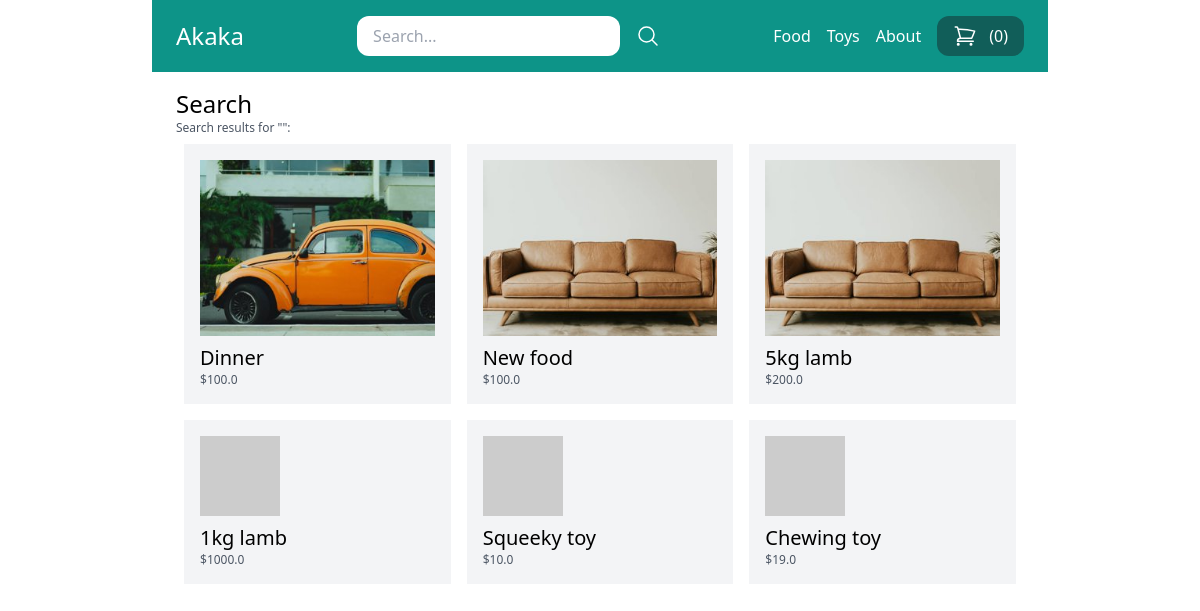
The app's page /search/ with its own data.
### store/models.py (models this page shows, shortened)
class Category(models.Model):
    title = models.CharField(max_length=50)
    slug = models.SlugField(max_length=50)
    class Meta:
        verbose_name_plural = 'Categories'

class Product(models.Model):
    DRAFT = 'draft'
    WAITING_APPROVAL = 'waitingapproval'
    ACTIVE = 'active'
    DELETED = 'deleted'
    STATUS_CHOICES = (
        (DRAFT, 'Draft'),
        (WAITING_APPROVAL, 'Waiting approval'),
        (ACTIVE, 'Active'),
        (DELETED, 'Deleted'),
    )
    user = models.ForeignKey(User, related_name='products', on_delete=models.CASCADE)
    category = models.ForeignKey(Category, related_name='products', on_delete=models.CASCADE)
    title = models.CharField(max_length=50)
    slug = models.SlugField(max_length=50)
    description = models.TextField(blank=True)
    price = models.IntegerField()
    image = models.ImageField(upload_to='uploads/product_images', blank=True, null=True)
    thumbnail = models.ImageField(upload_to='uploads/product_images/thumbnail', blank=True, null=True)
    created_at = models.DateTimeField(auto_now_add=True)
    updated_at = models.DateTimeField(auto_now=True)
    status = models.CharField(max_length=50, choices=STATUS_CHOICES, default=ACTIVE)
    class Meta:
        ordering = ('-created_at',)
    def get_display_price(self):
        return self.price / 100
    def get_thumbnail(self):
        if self.thumbnail:
            return self.thumbnail.url
        else:
            if self.image:
                self.thumbnail = self.make_thumbnail(self.image)
                self.save()
                return self.thumbnail.url
            else:
                return 'https://via.placeholder.com/240x240x.jpg'

### store/views.py (the view)
# urls.py: path('search/', views.search, name='search'),
def search(request):
    query = request.GET.get('query', '')
    products = Product.objects.filter(status=Product.ACTIVE).filter(Q(title__icontains=query) | Q(description__icontains=query))
    return render(request, 'store/search.html', {
        'query': query,
        'products': products,
    })

### store/cart.py (called while the page is built)
    def __len__(self):
        return sum(item['quantity'] for item in self.cart.values())

### store/context_processors.py (called while the page is built)
def cart(request):
    return {'cart': Cart(request)}

### store/templatetags/menu.py (called while the page is built)
@register.inclusion_tag('home/menu.html')
def menu():
    categories = Category.objects.all()
    return {'categories': categories}

### store/templates/store/search.html (shortened to what this page needs)
{% extends 'home/base.html' %}
{% block content %}
    <h1 class="text-2xl">Search</h1>
    <h2 class="text-xs text-gray-600">Search results for "{{ query }}":</h2>
    {% if products %}
        {% include 'store/include/products.html' %}
    {% else %}
        <p>There are no products matching this query!</p>
    {% endif %}
{% endblock %}

### home/templates/home/menu.html
{% for category in categories %}
    <a href="{% url 'category_detail' category.slug %}" class="text-white">{{ category.title }}</a>
{% endfor %}
<a href="{% url 'about' %}" class="text-white">About</a>

### store/templates/store/include/products.html
<div class="flex flex-wrap">
    {% for product in products %}
        <div class="product w-1/3 p-2">
            <div class="p-4 bg-gray-100">
                <a href="{% url 'product_detail' product.category.slug product.slug %}">
                    <div class="image mb-2">
                        <img src="{{ product.get_thumbnail }}" alt="Image of {{ product.title }}">
                    </div>
                    <h2 class="text-xl">{{ product.title }}</h2>
                    <p class="text-xs text-gray-600">${{ product.get_display_price }}</p>
                </a>
            </div>
        </div>
    {% endfor %}
</div>

### records on screen
Category: title "Food"
Category: title "Toys"
Product: get_thumbnail (picture), title "Dinner", get_display_price "100.0"
Product: get_thumbnail (picture), title "New food", get_display_price "100.0"
Product: get_thumbnail (picture), title "5kg lamb", get_display_price "200.0"
Product: title "1kg lamb", get_display_price "1000.0"
Product: title "Squeeky toy", get_display_price "10.0"
Product: title "Chewing toy", get_display_price "19.0"

### other values on screen
{{ cart|length }} "0"
